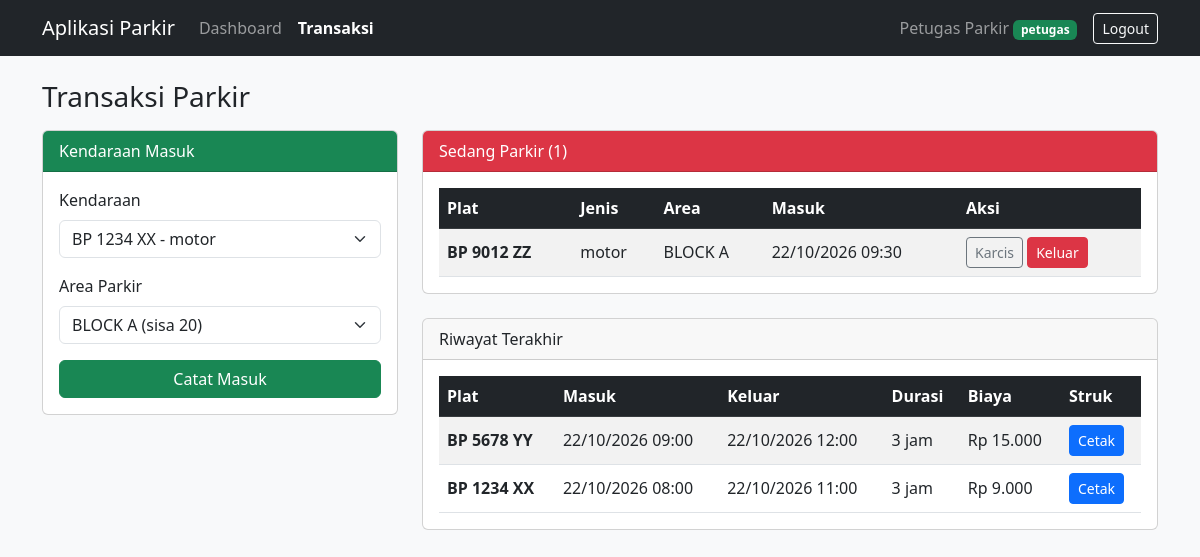
Page /transaksi.php (signed in) on the committed database.
### tables this page shows
CREATE TABLE `tb_transaksi` (
  `id_parkir` int(11) NOT NULL,
  `id_kendaraan` int(11) DEFAULT NULL,
  `waktu_masuk` datetime DEFAULT NULL,
  `waktu_keluar` datetime DEFAULT NULL,
  `id_tarif` int(11) DEFAULT NULL,
  `durasi_jam` int(5) DEFAULT NULL,
  `biaya_total` decimal(10,0) DEFAULT NULL,
  `status` enum('masuk','keluar') DEFAULT NULL,
  `id_user` int(11) DEFAULT NULL,
  `id_area` int(11) DEFAULT NULL
);

CREATE TABLE `tb_kendaraan` (
  `id_kendaraan` int(11) NOT NULL,
  `plat_nomor` varchar(15) DEFAULT NULL,
  `jenis_kendaraan` varchar(20) DEFAULT NULL,
  `warna` varchar(20) DEFAULT NULL,
  `pemilik` varchar(100) DEFAULT NULL,
  `id_user` int(11) DEFAULT NULL
);

CREATE TABLE `tb_area_parkir` (
  `id_area` int(11) NOT NULL,
  `nama_area` varchar(50) DEFAULT NULL,
  `kapasitas` int(5) DEFAULT NULL,
  `terisi` int(5) DEFAULT NULL
);

### config/koneksi.php (called while the page is built, shortened)
<?php
$db_host = 'localhost';
$db_user = 'root';
$db_pass = '';
$db_name = 'parkir';
try {
    $koneksi = mysqli_connect($db_host, $db_user, $db_pass, $db_name);
    mysqli_set_charset($koneksi, 'utf8mb4');
} catch (mysqli_sql_exception $ex) {
    die('Koneksi database gagal: ' . $ex->getMessage() .
        '. Pastikan MySQL di XAMPP sudah Start dan nama database benar.');
}
function siapkan($sql, $types = '', $params = []) {
    global $koneksi;
    $stmt = mysqli_prepare($koneksi, $sql);
    mysqli_stmt_execute($stmt);
    return $stmt;
}
function ambil($sql, $types = '', $params = []) {
    $stmt = siapkan($sql, $types, $params);
    return mysqli_fetch_all(mysqli_stmt_get_result($stmt), MYSQLI_ASSOC);
}
function e($teks) {
    return htmlspecialchars((string)$teks, ENT_QUOTES, 'UTF-8');
}
function rupiah($angka) {
    return 'Rp ' . number_format((float)$angka, 0, ',', '.');
}
function tgl($waktu) {
    return $waktu ? date('d/m/Y H:i', strtotime($waktu)) : '-';
}

### transaksi.php (the view, shortened to what this page needs)
<?php
require __DIR__ . '/config/koneksi.php';
$kendaraan_bebas = ambil("SELECT k.* FROM tb_kendaraan k
                          WHERE NOT EXISTS (SELECT 1 FROM tb_transaksi t WHERE t.id_kendaraan = k.id_kendaraan AND t.status = 'masuk')
                          ORDER BY k.plat_nomor");
$area_tersedia = ambil('SELECT * FROM tb_area_parkir WHERE terisi < kapasitas ORDER BY nama_area');
$dasar = "SELECT t.*, k.plat_nomor, k.jenis_kendaraan, a.nama_area
          FROM tb_transaksi t
          JOIN tb_kendaraan k ON k.id_kendaraan = t.id_kendaraan
          JOIN tb_area_parkir a ON a.id_area = t.id_area ";
$sedang_parkir = ambil($dasar . "WHERE t.status = 'masuk' ORDER BY t.waktu_masuk");
$riwayat       = ambil($dasar . "WHERE t.status = 'keluar' ORDER BY t.waktu_keluar DESC LIMIT 15");
include __DIR__ . '/includes/header.php';
?>
<h3 class="mb-3">Transaksi Parkir</h3>
<div class="row g-4">
  <div class="col-lg-4">
    <div class="card">
      <div class="card-header bg-success text-white">Kendaraan Masuk</div>
      <div class="card-body">
        <?php if (!$kendaraan_bebas): ?>
          <div class="alert alert-warning mb-0">Tidak ada kendaraan terdaftar yang bisa masuk. Minta admin menambahkan data kendaraan.</div>
        <?php elseif (!$area_tersedia): ?>
          <div class="alert alert-danger mb-0">Semua area parkir penuh.</div>
        <?php else: ?>
          <form method="post">
            <label class="form-label">Kendaraan</label>
            <select name="id_kendaraan" class="form-select mb-3" required>
              <?php foreach ($kendaraan_bebas as $k): ?>
                <option value="<?= $k['id_kendaraan'] ?>"><?= e($k['plat_nomor']) ?> - <?= e($k['jenis_kendaraan']) ?></option>
              <?php endforeach; ?>
            </select>
            <label class="form-label">Area Parkir</label>
            <select name="id_area" class="form-select mb-3" required>
              <?php foreach ($area_tersedia as $a): ?>
                <option value="<?= $a['id_area'] ?>"><?= e($a['nama_area']) ?> (sisa <?= $a['kapasitas'] - $a['terisi'] ?>)</option>
              <?php endforeach; ?>
            </select>
            <button type="submit" name="masuk" class="btn btn-success w-100">Catat Masuk</button>
          </form>
        <?php endif; ?>
      </div>
    </div>
  </div>
  <div class="col-lg-8">
    <div class="card mb-4">
      <div class="card-header bg-danger text-white">Sedang Parkir (<?= count($sedang_parkir) ?>)</div>
      <div class="card-body table-responsive">
        <table class="table table-striped align-middle mb-0">
          <thead class="table-dark">
            <tr><th>Plat</th><th>Jenis</th><th>Area</th><th>Masuk</th><th>Aksi</th></tr>
          </thead>
          <tbody>
            <?php foreach ($sedang_parkir as $d): ?>
            <tr>
              <td class="fw-bold"><?= e($d['plat_nomor']) ?></td>
              <td><?= e($d['jenis_kendaraan']) ?></td>
              <td><?= e($d['nama_area']) ?></td>
              <td><?= tgl($d['waktu_masuk']) ?></td>
              <td>
                <a href="cetak_struk.php?id=<?= $d['id_parkir'] ?>" target="_blank" class="btn btn-sm btn-outline-secondary">Karcis</a>
                <form method="post" class="d-inline" onsubmit="return confirm('Proses kendaraan <?= e($d['plat_nomor']) ?> keluar?')">
                  <button class="btn btn-sm btn-danger">Keluar</button>
                </form>
              </td>
            </tr>
            <?php endforeach; ?>
          </tbody>
        </table>
      </div>
    </div>
    <div class="card">
      <div class="card-header">Riwayat Terakhir</div>
      <div class="card-body table-responsive">
        <table class="table table-striped align-middle mb-0">
          <thead class="table-dark">
            <tr><th>Plat</th><th>Masuk</th><th>Keluar</th><th>Durasi</th><th>Biaya</th><th>Struk</th></tr>
          </thead>
          <tbody>
            <?php foreach ($riwayat as $d): ?>
            <tr>
              <td class="fw-bold"><?= e($d['plat_nomor']) ?></td>
              <td><?= tgl($d['waktu_masuk']) ?></td>
              <td><?= tgl($d['waktu_keluar']) ?></td>
              <td><?= $d['durasi_jam'] ?> jam</td>
              <td><?= rupiah($d['biaya_total']) ?></td>
              <td><a href="cetak_struk.php?id=<?= $d['id_parkir'] ?>" target="_blank" class="btn btn-sm btn-primary">Cetak</a></td>
            </tr>
            <?php endforeach; ?>
          </tbody>
        </table>
      </div>
    </div>
  </div>
</div>
<?php include __DIR__ . '/includes/footer.php'; ?>

### rows in the picture
tb_transaksi: id_kendaraan.plat_nomor "BP 9012 ZZ", id_kendaraan.jenis_kendaraan "motor", id_area.nama_area "BLOCK A", waktu_masuk "22/10/2026 09:30"
tb_transaksi: id_kendaraan.plat_nomor "BP 5678 YY", waktu_masuk "22/10/2026 09:00", waktu_keluar "22/10/2026 12:00", durasi_jam "3", biaya_total "Rp 15.000"
tb_transaksi: id_kendaraan.plat_nomor "BP 1234 XX", waktu_masuk "22/10/2026 08:00", waktu_keluar "22/10/2026 11:00", durasi_jam "3", biaya_total "Rp 9.000"

### other values in the picture
$m[1] "Dashboard"
$m[1] "Transaksi"
$u['nama_lengkap'] "Petugas Parkir"
$u['role'] "petugas"
count($sedang_parkir) "1"
form field id_kendaraan "BP 1234 XX - motor"
form field id_area "BLOCK A (sisa 20)"
